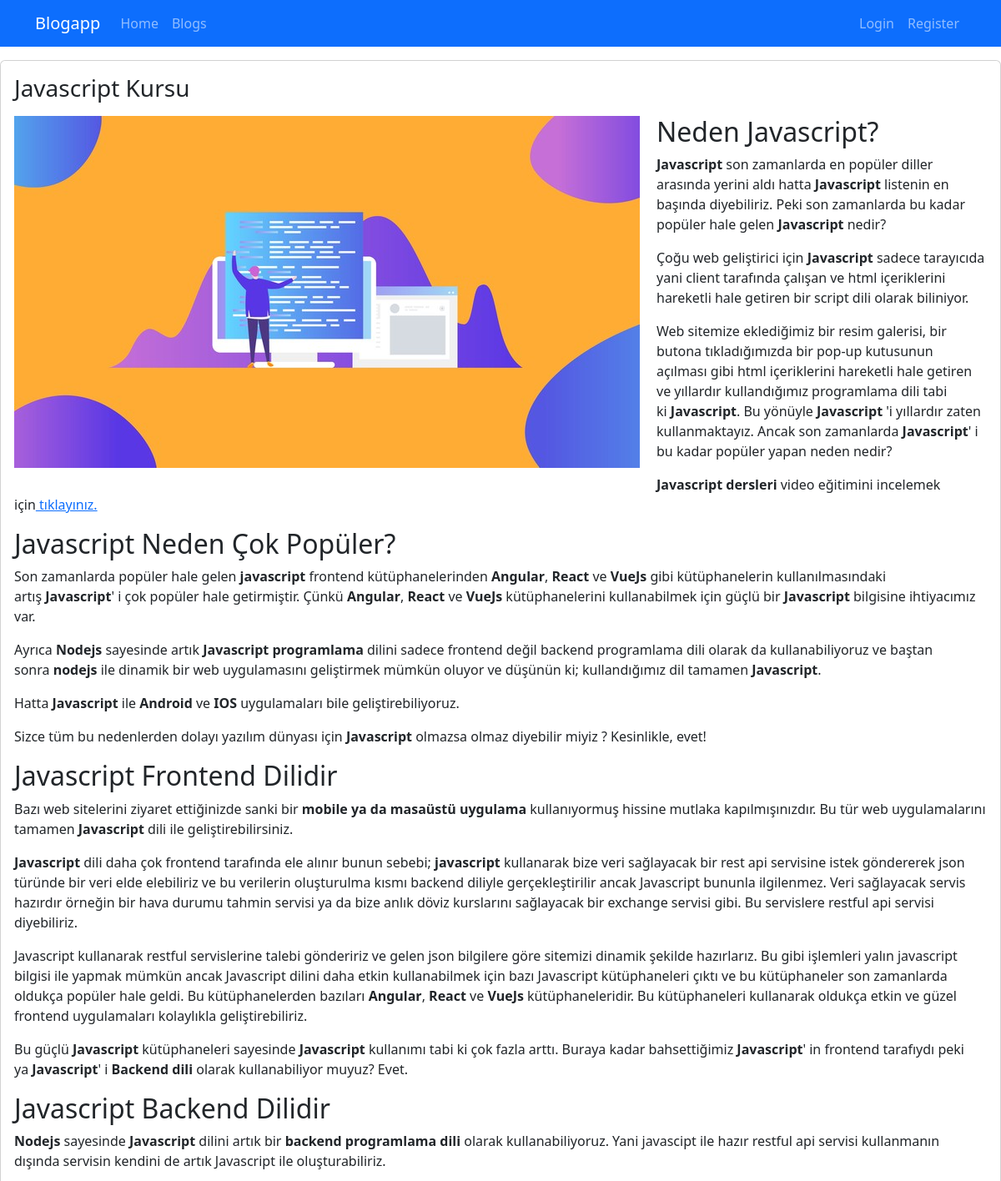
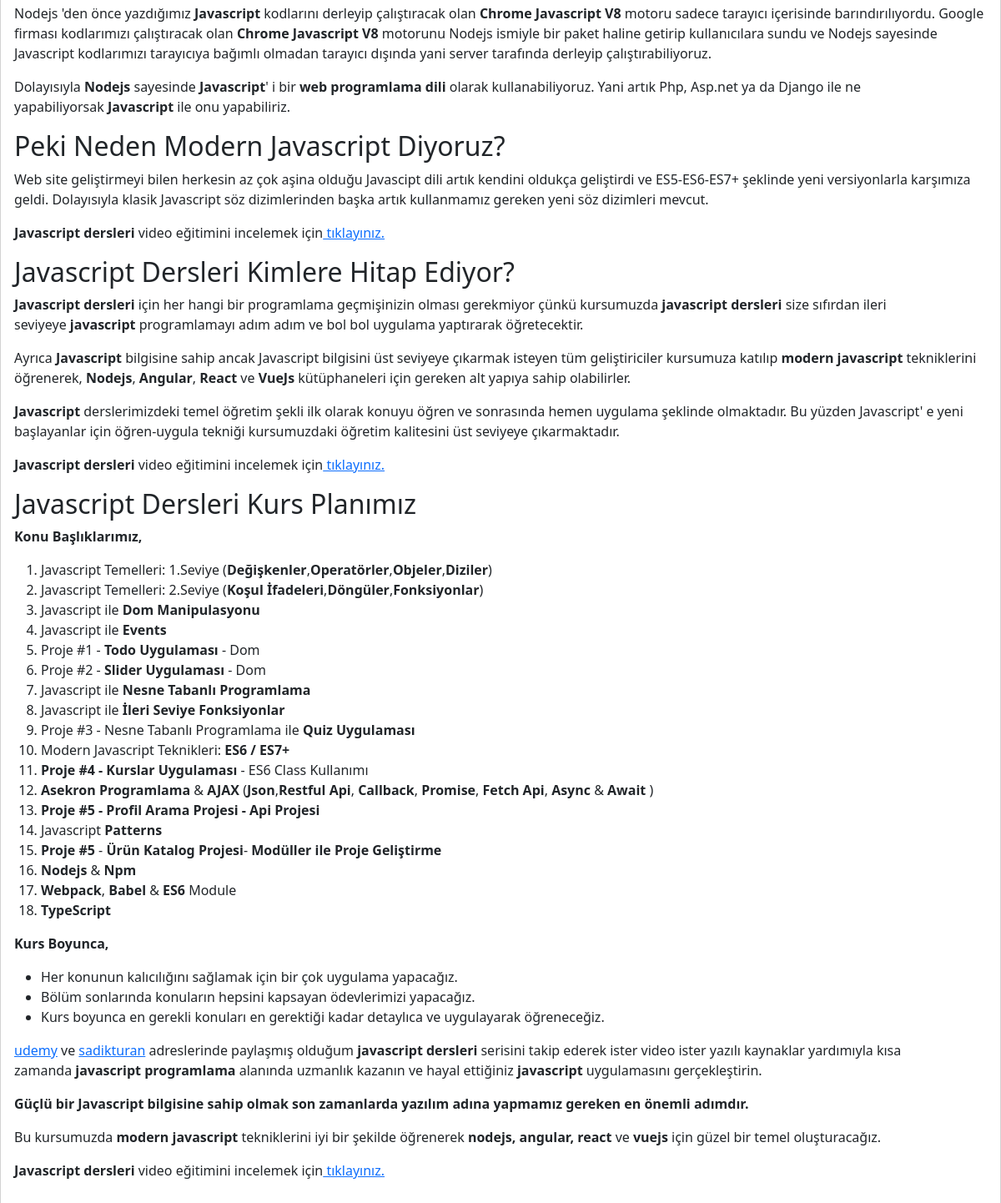
The page /blogs/javascript-kursu on the database its author committed (2 pictures, top to bottom).
### blogapp/models.py (models this page shows, shortened)
class Blogapp(models.Model):
    title =models.CharField(max_length=200)
    image = models.ImageField(upload_to="blogs")
    description = RichTextField()
    is_active = models.BooleanField(default=False)
    is_home = models.BooleanField(default=False)
    slug = models.SlugField(null=False, blank=True, unique=True, db_index=True, editable=False)
    categories = models.ManyToManyField(Category, blank=True)

### blogapp/views.py (the view)
# urls.py: path("blogs/<slug:slug>",views.blog_details, name="blog_details"),
def blog_details(request, slug):
    blog = Blogapp.objects.get(slug=slug)
    return render(request, "blogapp/blog-details.html", {
        "blog":blog
    })

### blogapp/templates/blogapp/blog-details.html (shortened to what this page needs)
{% extends "base.html" %}
{% load static %}
{% block content %}
<div class="conteiner mt-3">
        <div class="row">
            <div class="col-12">
                <div class="card mb-3">
                   <div class="row">
                     <div class="col-md-12">
                        <div class="card-body">
                            <h1 class="card-title h3 mb-3">
                                {{ blog.title|title}}
                            </h1>
                            <img src="{{ blog.image.url }}" alt="" class="img-fluid" style="float:left; margin-right:20px;
                            margin-bottom: 20px;">
                            <p class="card-text">{{ blog.description|safe }}</p>
                         </div>
                    </div>
                   </div>
              </div>
         </div>
      </div>
</div>
{% endblock %}

### rows shown on the page
Blogapp: title "Javascript Kursu", image (picture), description "Neden Javascript? Javascript son zamanlarda en popüler diller arasında yerini aldı hatta Javascript listenin en başında diyebiliriz. Peki son zamanlarda bu kadar popüler hale gelen Javascript nedir? Çoğu web geliştirici için Javascript sadece tarayıcıda yani client tarafında çalışan ve html içeriklerini hareketli hale getiren bir script dili olarak biliniyor. Web sitemize eklediğimiz bir resim galerisi, bir butona tıkladığımızda bir pop-up kutusunun açılması gibi html içeriklerini hareketli hale getiren ve yıllardır kullandığımız programlama dili tabi ki Javascript . Bu yönüyle Javascript 'i yıllardır zaten kullanmaktayız. Ancak son zamanlarda Javascript ' i bu kadar popüler yapan neden…"
